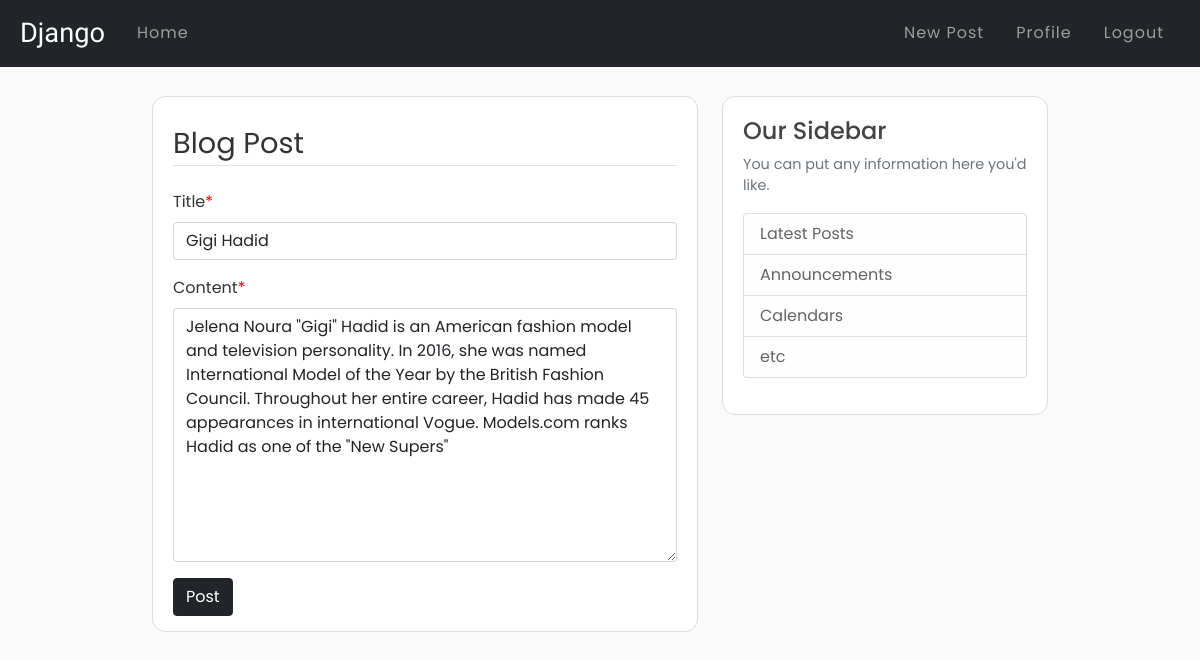
/post/30/update/ (signed in), run on the app's committed database.
### blog/models.py (models this page shows, shortened)
class Post(models.Model):
    title = models.CharField(max_length = 100)
    content = models.TextField()
    date_posted = models.DateTimeField(default=timezone.now)
    author = models.ForeignKey(User, on_delete = models.CASCADE)

### blog/views.py (the view, shortened to what this page needs)
# urls.py: path('post/<int:pk>/update/', PostUpdateView.as_view(), name='post-update'),
class PostUpdateView(LoginRequiredMixin,UserPassesTestMixin,UpdateView):
    model = Post
    fields = ['title', 'content']
    success_url = reverse_lazy('blog-home')
    def test_func(self):
        post = self.get_object()
        if self.request.user == post.author:
            return True
        else:
            return False

### blog/templates/blog/post_form.html (shortened to what this page needs)
{% extends 'blog/base.html' %}
{% load crispy_forms_tags %}
{% block content %}
    <div style="padding-top: 25px;" class="content-section">
        <form method="POST" action="">
            <fieldset class="form-group">
                <legend style="font-size: 1.8rem;" class="border-bottom mb-4">Blog Post</legend>
                {{ form|crispy }}
                <div class="form-group">
                    <button class="btn btn-dark" type="submit">Post</button>
                </div>
            </fieldset>
        </form>
    </div>
{% endblock content %}

### blog/static/blog/main.css (style rules this page uses)
body { background: #fafafa; color: #333333; font-family: "Poppins", sans-serif; }
.asteriskField { color: red; }
.content-section { background: #ffffff; padding: 15px 20px; border: 1px solid #dddddd; border-radius: 13px; }

### data on the page
Post: title "Gigi Hadid", content "Jelena Noura \"Gigi\" Hadid is an American fashion model and television personality. In 2016, she was named International Model of the Year by the British Fashion Council. Throughout her entire career, Hadid has made 45 appearances in international Vogue. Models.com ranks Hadid as one of the \"New Supers\""
